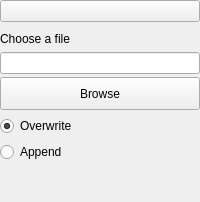
             <widget class="QWidget" name="dataLogWidget" native="true">
              <property name="minimumSize">
               <size>
                <width>0</width>
                <height>0</height>
               </size>
              </property>
              <layout class="QGridLayout" name="gridLayout_7">
               <property name="leftMargin">
                <number>0</number>
               </property>
               <property name="topMargin">
                <number>0</number>
               </property>
               <property name="rightMargin">
                <number>0</number>
               </property>
               <property name="bottomMargin">
                <number>30</number>
               </property>
               <property name="spacing">
                <number>0</number>
               </property>
               <item row="0" column="0">
                <widget class="adiscope::CustomSwitch" name="btnDataLogging">
                 <property name="text">
                  <string/>
                 </property>
                 <property name="checkable">
                  <bool>true</bool>
                 </property>
                </widget>
               </item>
               <item row="1" column="0">
                <widget class="QWidget" name="gridLayout_3Widget" native="true">
                 <layout class="QGridLayout" name="gridLayout_3">
                  <property name="leftMargin">
                   <number>0</number>
                  </property>
                  <property name="topMargin">
                   <number>0</number>
                  </property>
                  <property name="rightMargin">
                   <number>0</number>
                  </property>
                  <property name="bottomMargin">
                   <number>0</number>
                  </property>
                  <item row="12" column="0" colspan="2">
                   <layout class="QHBoxLayout" name="horizontalLayout_2">
                    <property name="spacing">
                     <number>10</number>
                    </property>
                    <property name="topMargin">
                     <number>0</number>
                    </property>
                   </layout>
                  </item>
                  <item row="6" column="0" colspan="2">
                   <layout class="QVBoxLayout" name="verticalLayout_7">
                    <property name="spacing">
                     <number>3</number>
                    </property>
                    <property name="topMargin">
                     <number>0</number>
                    </property>
                    <item>
                     <widget class="QLineEdit" name="filename">
                      <property name="styleSheet">
                       <string notr="true">
QLineEdit[invalid=true] {
border-color: red
}
QLineEdit[invalid=false] {
border-color: grey;
}</string>
                      </property>
                      <property name="readOnly">
                       <bool>true</bool>
                      </property>
                     </widget>
                    </item>
                    <item>
                     <widget class="QPushButton" name="btnChooseFile">
                      <property name="sizePolicy">
                       <sizepolicy hsizetype="Preferred" vsizetype="Fixed">
                        <horstretch>0</horstretch>
                        <verstretch>0</verstretch>
                       </sizepolicy>
                      </property>
                      <property name="minimumSize">
                       <size>
                        <width>20</width>
                        <height>25</height>
                       </size>
                      </property>
                      <property name="layoutDirection">
                       <enum>Qt::LeftToRight</enum>
                      </property>
                      <property name="styleSheet">
                       <string notr="true">QPushButton{
height:25px;

font-size: 12px;
line-height: 14px;
}</string>
                      </property>
                      <property name="text">
                       <string>Browse</string>
                      </property>
                      <property name="iconSize">
                       <size>
                        <width>20</width>
                        <height>20</height>
                       </size>
                      </property>
                      <property name="blue_button" stdset="0">
                       <bool>true</bool>
                      </property>
                     </widget>
                    </item>
                   </layout>
                  </item>
                  <item row="4" column="0">
                   <spacer name="verticalSpacer_15">
                    <property name="orientation">
                     <enum>Qt::Vertical</enum>
                    </property>
                    <property name="sizeType">
                     <enum>QSizePolicy::Fixed</enum>
                    </property>
                    <property name="sizeHint" stdset="0">
                     <size>
                      <width>20</width>
                      <height>10</height>
                     </size>
                    </property>
                   </spacer>
                  </item>
                  <item row="9" column="0" colspan="2">
                   <widget class="QRadioButton" name="btn_append">
                    <property name="text">
                     <string>Append</string>
                    </property>
                   </widget>
                  </item>
                  <item row="5" column="0" colspan="2">
                   <widget class="QLabel" name="lblFileStatus">
                    <property name="styleSheet">
                     <string notr="true"/>
                    </property>
                    <property name="text">
                     <string>Choose a file</string>
                    </property>
                   </widget>
                  </item>
                  <item row="10" column="0">
                   <spacer name="verticalSpacer_16">
                    <property name="orientation">
                     <enum>Qt::Vertical</enum>
                    </property>
                    <property name="sizeType">
                     <enum>QSizePolicy::Fixed</enum>
                    </property>
                    <property name="sizeHint" stdset="0">
                     <size>
                      <width>20</width>
                      <height>10</height>
                     </size>
                    </property>
                   </spacer>
                  </item>
                  <item row="8" column="0" colspan="2">
                   <widget class="QRadioButton" name="btn_overwrite">
                    <property name="text">
                     <string>Overwrite</string>
                    </property>
                    <property name="checked">
                     <bool>true</bool>
                    </property>
                   </widget>
                  </item>
                 </layout>
                </widget>
               </item>
              </layout>
             </widget>
